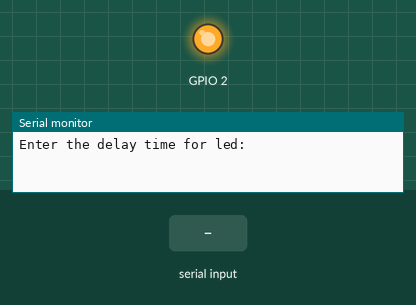
Simulated run of this sketch. Board: ESP32. Shown: output pins drawn as LEDs (lit = HIGH), the last lines printed to the serial monitor. The test bench sets the inputs (shaded band).

Above: at 2.2 s.
2.3 s: "0\n" received over Serial
At 3.7 s:
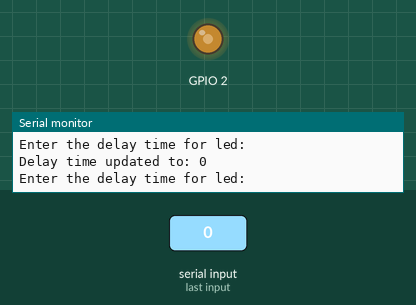
4.0 s: "90,45\n" received over Serial
At 4.19 s:
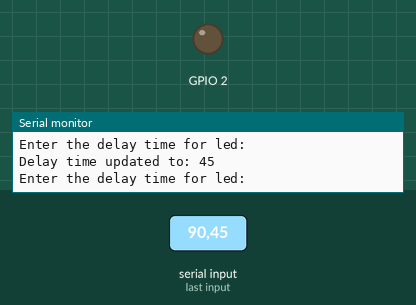
Timing chart, 0 to 13.0 s (numbered marks = the images above; inputs shaded):
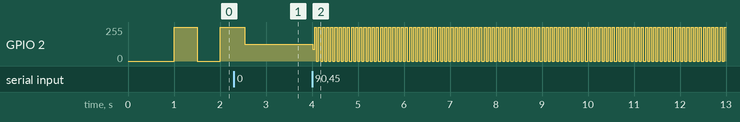

The sketch:

FreeRtos_TaskScheduling.ino
```cpp
static int wait = 500;

void ReadFromUser(void *parameters)
{
  while(1){

    Serial.println("Enter the delay time for led:");

    while(Serial.available()==0){}
    wait = Serial.parseInt();

    Serial.print("Delay time updated to: ");
    Serial.println(wait);

    Serial.setTimeout(10000);
  }
}

void LedToggle(void *parameters)
{
  while(1){
    digitalWrite(2,HIGH);
    vTaskDelay(wait/portTICK_PERIOD_MS);
    digitalWrite(2,LOW);
    vTaskDelay(wait/portTICK_PERIOD_MS);
   // Serial.println(xPortGetCoreID());
  }
}

void setup() {
  // put your setup code here, to run once:
  Serial.begin(115200);
  vTaskDelay(1000/portTICK_PERIOD_MS);

  pinMode(2,OUTPUT);


  xTaskCreatePinnedToCore(
    LedToggle,
    "toggle led",
    1024,
    NULL,
    1,
    NULL,
    1);

   xTaskCreatePinnedToCore(
    ReadFromUser,
    "User Data",
    1024,
    NULL,
    1,
    NULL,
    1);
}

void loop() {
  // put your main code here, to run repeatedly:

}
```

Measured:
- after the input at 4.0 s, GPIO 2: 124/255 → 90/255 at once, then repeats every 0.08 s: 255/255 0.03 s, 0/255 0.05 s
